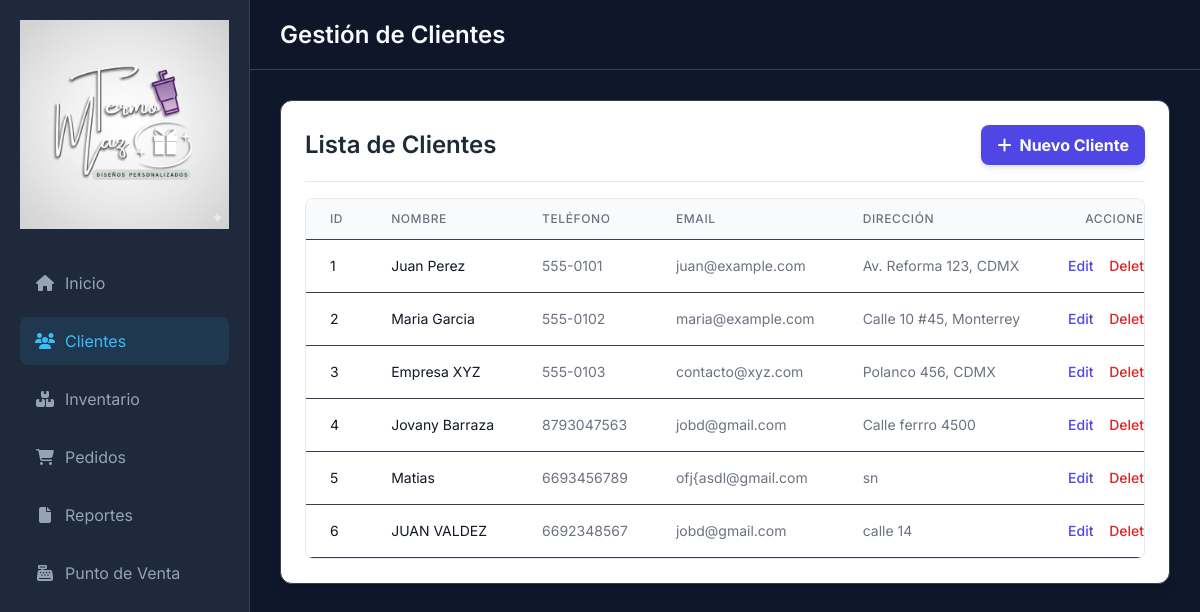
The app's page /clients with its own data.
### models.py (models this page shows)
class Client(db.Model):
    id = db.Column(db.Integer, primary_key=True)
    name = db.Column(db.String(100), nullable=False)
    phone = db.Column(db.String(20))
    email = db.Column(db.String(100))
    address = db.Column(db.String(200))
    created_at = db.Column(db.DateTime, default=datetime.utcnow)

### app.py (the view)
@app.route('/clients')
def clients():
    all_clients = Client.query.all()
    return render_template('clients.html', clients=all_clients)

### templates/clients.html (shortened to what this page needs)
{% extends 'base.html' %}
{% block title %}Gestión de Clientes{% endblock %}
{% block content %}
<div class="card p-6 bg-white shadow-lg rounded-xl">
    <div class="modal-header flex justify-between items-center border-b pb-4 mb-4">
        <h2 class="text-2xl font-semibold text-gray-800">Lista de Clientes</h2>
        <button
            class="btn btn-primary bg-indigo-600 hover:bg-indigo-700 text-white font-bold py-2 px-4 rounded-lg flex items-center shadow-md transition duration-150"
            onclick="toggleModal('addClientModal')">
            <i class="fas fa-plus mr-2"></i> Nuevo Cliente
        </button>
    </div>
    {% if clients | length > 0 %}
    <div class="overflow-x-auto rounded-lg border border-gray-200">
        <table class="min-w-full divide-y divide-gray-200">
            <thead class="bg-gray-50">
                <tr>
                    <th class="px-6 py-3 text-left text-xs font-medium text-gray-500 uppercase tracking-wider">ID</th>
                    <th class="px-6 py-3 text-left text-xs font-medium text-gray-500 uppercase tracking-wider">Nombre
                    </th>
                    <th class="px-6 py-3 text-left text-xs font-medium text-gray-500 uppercase tracking-wider">Teléfono
                    </th>
                    <th class="px-6 py-3 text-left text-xs font-medium text-gray-500 uppercase tracking-wider">Email
                    </th>
                    <th class="px-6 py-3 text-left text-xs font-medium text-gray-500 uppercase tracking-wider">Dirección
                    </th>
                    <th class="px-6 py-3 text-right text-xs font-medium text-gray-500 uppercase tracking-wider">Acciones
                    </th>
                </tr>
            </thead>
            <tbody class="bg-white divide-y divide-gray-200">
                {% for client in clients %}
                <tr>
                    <td class="px-6 py-4 whitespace-nowrap text-sm text-gray-900">{{ client.id }}</td>
                    <td class="px-6 py-4 whitespace-nowrap text-sm text-gray-900">{{ client.name }}</td>
                    <td class="px-6 py-4 whitespace-nowrap text-sm text-gray-500">{{ client.phone }}</td>
                    <td class="px-6 py-4 whitespace-nowrap text-sm text-gray-500">{{ client.email }}</td>
                    <td class="px-6 py-4 whitespace-nowrap text-sm text-gray-500">{{ client.address }}</td>
                    <td class="px-6 py-4 whitespace-nowrap text-right text-sm font-medium">
                        <button
                            onclick="openEditModal('{{ client.id }}', '{{ client.name }}', '{{ client.phone }}', '{{ client.email }}', '{{ client.address }}')"
                            class="text-indigo-600 hover:text-indigo-900 mr-3 transition duration-150 ease-in-out">
                            Edit
                        </button>
                        <a href="{{ url_for('delete_client', id=client.id) }}"
                            class="text-red-600 hover:text-red-900 transition duration-150 ease-in-out"
                            onclick="return confirm('¿Estás seguro que quieres eliminar este cliente?')">
                            Delete
                        </a>
                    </td>
                </tr>
                {% endfor %}
            </tbody>
        </table>
    </div>
    {% else %}
    <p class="text-center text-gray-500 py-8">No hay clientes registrados.</p>
    {% endif %}
</div>
{% endblock %}

### static/style.css (style rules this page uses)
:root { --bg-color: #0f172a; --sidebar-bg: #1e293b; --card-bg: #1e293b; --text-color: #f8fafc; --text-muted: #94a3b8; --accent-color: #38bdf8; --accent-hover: #0ea5e9; --border-color: #334155; --success-color: #22c55e; --danger-color: #ef4444; --font-main: 'Inter', sans-serif; }
* { margin: 0; padding: 0; box-sizing: border-box; }
body { font-family: var(--font-main); background-color: var(--bg-color); color: var(--text-color); height: 100vh; overflow: hidden; }
.card { background-color: var(--card-bg); border-radius: 12px; padding: 20px; border: 1px solid var(--border-color); margin-bottom: 20px; }
.btn { padding: 10px 20px; border-radius: 6px; border: none; cursor: pointer; font-weight: 500; transition: background-color 0.3s; }
.btn-primary { background-color: var(--accent-color); color: #fff; }
table { width: 100%; border-collapse: collapse; }
th, td { padding: 15px; text-align: left; border-bottom: 1px solid var(--border-color); }
th { color: var(--text-muted); font-weight: 500; }
.modal-header { display: flex; justify-content: space-between; align-items: center; margin-bottom: 20px; }

### records on screen
Client: id "1", name "Juan Perez", phone "555-0101", email "juan@example.com", address "Av. Reforma 123, CDMX"
Client: id "2", name "Maria Garcia", phone "555-0102", email "maria@example.com", address "Calle 10 #45, Monterrey"
Client: id "3", name "Empresa XYZ", phone "555-0103", email "contacto@xyz.com", address "Polanco 456, CDMX"
Client: id "4", name "Jovany Barraza", phone "8793047563", email "jobd@gmail.com", address "Calle ferrro 4500"
Client: id "5", name "Matias", phone "6693456789", email "ofj{asdl@gmail.com", address "sn"
Client: id "6", name "JUAN VALDEZ", phone "6692348567", email "jobd@gmail.com", address "calle 14"
